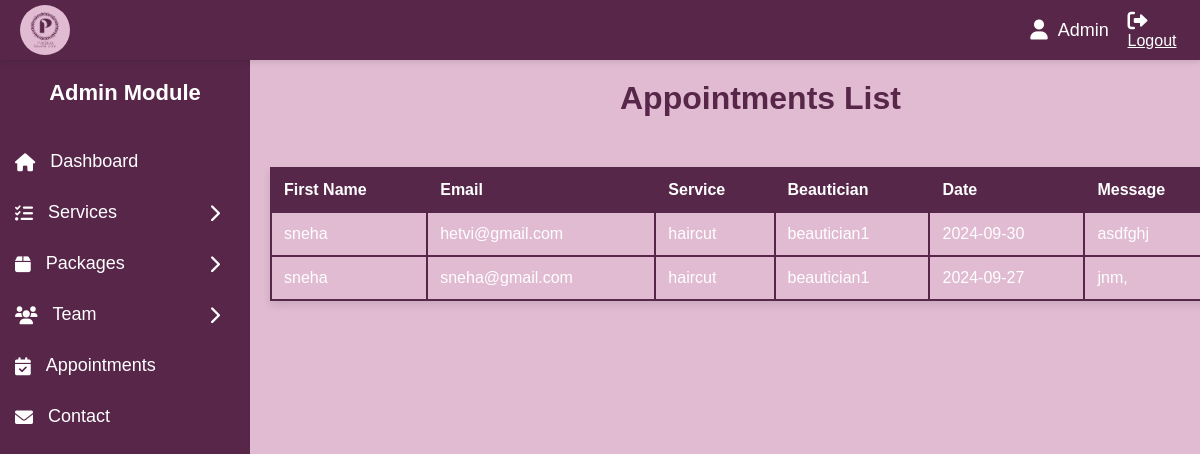
The page /admin/viewbook.php on the database its author committed.
### tables this page shows
CREATE TABLE `book` (
  `id` int(11) NOT NULL,
  `first_name` varchar(100) DEFAULT NULL,
  `email` varchar(100) DEFAULT NULL,
  `service` varchar(100) DEFAULT NULL,
  `beautician` varchar(100) DEFAULT NULL,
  `date` date DEFAULT NULL,
  `message` text DEFAULT NULL
);

### admin/viewbook.php (the view, shortened to what this page needs)
<?php
include 'conn.php';
$sql = "SELECT * FROM book ORDER BY date DESC";
$result = $conn->query($sql);
?>
<!DOCTYPE html>
<html lang="en">
<head>
</head>
<body>
<?php include_once('include/header.php'); ?>
<div class="d4">
<h1> Appointments List</h1>
</div>
<table>
    <thead>
        <tr>
            <th>First Name</th>
            <th>Email</th>
            <th>Service</th>
            <th>Beautician</th>
            <th>Date</th>
            <th>Message</th>
        </tr>
    </thead>
    <tbody>
        <?php if ($result->num_rows > 0): ?>
            <?php while ($row = $result->fetch_assoc()): ?>
                <tr>
                    <td><?php echo htmlspecialchars($row['first_name']); ?></td>
                    <td><?php echo htmlspecialchars($row['email']); ?></td>
                    <td><?php echo htmlspecialchars($row['service']); ?></td>
                    <td><?php echo htmlspecialchars($row['beautician']); ?></td>
                    <td><?php echo htmlspecialchars($row['date']); ?></td>
                    <td><?php echo htmlspecialchars($row['message']); ?></td>
                </tr>
            <?php endwhile; ?>
        <?php else: ?>
            <tr>
                <td colspan="6">No appointments found</td>
            </tr>
        <?php endif; ?>
    </tbody>
</table>
</body>
</html>

### admin/include/header.php (shortened to what this page needs)
<!DOCTYPE html>
<html lang="en">
<head>
    <link rel="stylesheet" href="css/dashboard.css">
    <link rel="stylesheet" href="https://cdnjs.cloudflare.com/ajax/libs/font-awesome/6.0.0-beta3/css/all.min.css">
</head>
<body>
    <div class="profile-bar">
          <img src="\beautycare\admin\images\882d5199-b22d-4bed-9893-0701fecdf548.jpeg" alt="Logo" class="logo">
        <div class="profile">
            <i class="fas fa-user"></i>
            <span>Admin</span>&nbsp;&nbsp;
            <a href="adminlogin.php" style="color: white;"><i class="fas fa-sign-out-alt"></i> Logout</a>
        </div>
    </div>
    <div class="sidebar">
        <h2>Admin Module</h2>
        <ul>
            <li><a href="\beautycare\admin\dashboard.php"><i class="fas fa-home"></i> Dashboard</a></li>
            <li>
                <a href="#"><i class="fas fa-tasks"></i> Services <i class="fas fa-chevron-right arrow"></i></a>
            </li>
            <li>
                <a href="#"><i class="fas fa-box"></i> Packages <i class="fas fa-chevron-right arrow"></i></a>
            </li>
            <li>
                <a href="#"><i class="fas fa-users"></i> Team <i class="fas fa-chevron-right arrow"></i></a>
            </li>
            <li><a href="\beautycare\admin\viewbook.php"><i class="fas fa-calendar-check"></i> Appointments</a></li>
            <li><a href="\beautycare\admin\viewcontact.php"><i class="fas fa-envelope"></i> Contact</a></li>
        </ul>
    </div>
</body>
</html>

### css/dashboard.css (style rules this page uses)
* { margin: 0; padding: 0; box-sizing: border-box; }
body { font-family: 'Arial', sans-serif; background-color: #f4f4f4; }
.sidebar { width: 250px; height: 100vh; background-color: #333; position: fixed; top: 0; left: 0; padding-top: 20px; color: #fff; transition: 0.3s; }
.sidebar h2 { text-align: center; margin-bottom: 30px; font-size: 22px; }
.sidebar ul { list-style: none; padding: 0; }
.sidebar ul li { padding: 15px; text-align: left; }
.sidebar ul li a { color: #fff; text-decoration: none; font-size: 18px; display: flex; align-items: center; transition: 0.3s; }
.sidebar ul li a i { margin-right: 15px; }

### admin/viewbook.php (style rules this page uses)
body { font-family: 'Poppins', sans-serif; background-color: #e0f7fa; margin: 0; padding: 20px; }
table { width: 950px; border-collapse: collapse; margin-left: 250px; margin-top: 50px; box-shadow: 0 4px 8px rgba(0, 0, 0, 0.1); background-color: white; animation: slideIn 0.5s ease-in-out; }
th, td { padding: 12px; border: 2px solid #562749; text-align: left; transition: background-color 0.3s; }
td { color: white; }
th { background-color: #562749; color: white; }
tr:nth-child(odd) { background-color: #e0bbd2; }
tr:nth-child(even) { background-color: #e0bbd2; }
.d4 { color: #572649; margin-left: 600px; margin-top: 60px; }

### admin/include/header.php (style rules this page uses)
* { margin: 0; padding: 0; box-sizing: border-box; }
body { font-family: 'Arial', sans-serif; background-color: #e0bbd2; }
.profile-bar { width: 100%; height: 60px; background-color: #572649; display: flex; align-items: center; justify-content: flex-end; padding: 0 20px; color: white; position: fixed; top: 0; left: 0; z-index: 1000; box-shadow: 0 2px 5px rgba(0, 0, 0, 0.1); }
.profile-bar .profile { display: flex; align-items: center; }
.profile-bar .profile span { font-size: 18px; margin-right: 10px; }
.profile-bar .profile i { font-size: 20px; margin-right: 10px; }
.sidebar { width: 250px; height: 100vh; background-color: #572649; position: fixed; top: 60px; left: 0; padding-top: 20px; color: #fff; transition: 0.3s; }
.sidebar h2 { text-align: center; margin-bottom: 30px; font-size: 22px; }
.sidebar ul { list-style: none; padding: 0; }
.sidebar ul li { padding: 15px; text-align: left; position: relative; }
.sidebar ul li a { color: #fff; text-decoration: none; font-size: 18px; display: flex; align-items: center; transition: 0.3s; }
.sidebar ul li a i { margin-right: 15px; }
.sidebar ul li a .arrow { margin-left: auto; transition: transform 0.3s ease; }
.profile-bar .logo { width: 50px; height: 50px; border-radius: 50%; }

### rows shown on the page
book: first_name "sneha", email "hetvi@gmail.com", service "haircut", beautician "beautician1", date "2024-09-30", message "asdfghj"
book: first_name "sneha", email "sneha@gmail.com", service "haircut", beautician "beautician1", date "2024-09-27", message "jnm,"
